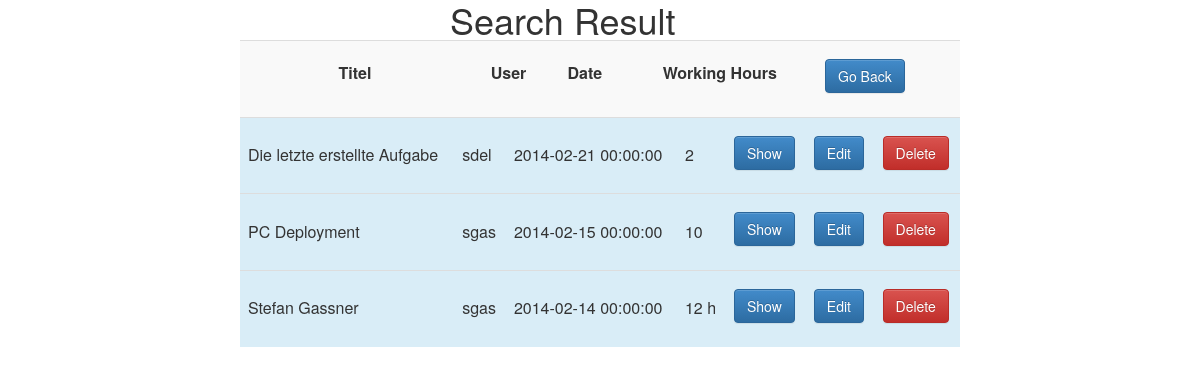
Screenshot of /search.php (signed in) with the database file from the repository.
### tables this page shows
CREATE TABLE `task` (
  `id_task` int(11) NOT NULL AUTO_INCREMENT,
  `fs_user` int(11) NOT NULL,
  `title` varchar(45) NOT NULL,
  `date` datetime NOT NULL,
  `description` varchar(500) DEFAULT NULL,
  `worktime` varchar(45) DEFAULT NULL,
  PRIMARY KEY (`id_task`,`fs_user`),
  KEY `fk_task_user_idx` (`fs_user`),
  CONSTRAINT `fk_task_user` FOREIGN KEY (`fs_user`) REFERENCES `user` (`id_user`) ON DELETE NO ACTION ON UPDATE NO ACTION
);

CREATE TABLE `user` (
  `id_user` int(11) NOT NULL AUTO_INCREMENT,
  `username` varchar(45) NOT NULL,
  `password` varchar(45) NOT NULL,
  `firstname` varchar(45) NOT NULL,
  `surname` varchar(45) NOT NULL,
  `mail` varchar(45) DEFAULT NULL,
  PRIMARY KEY (`id_user`)
);

### search.php (the view, shortened to what this page needs)
    <html xmlns="http://www.w3.org/1999/xhtml" xml:lang="de" lang="de">
    <head>
        <link rel="stylesheet" href="/css/bootstrap.min.css">
        <link rel="stylesheet" href="/css/bootstrap-theme.min.css">
    </head>
    <body>
    <h1 style="margin: 0  auto;width: 300px">Search Result</h1>
    <table class="table table-striped" style="width: 60%; margin-bottom: 0px; margin: 0 auto;">
        <tr>
            <td style="vertical-align:middle;text-align:center; width: 230px"><p style="text-align: center"><b>Titel</b></p></td>
            <td style="vertical-align:middle;text-align:center; "><p style="text-align: center"><b>User</b></p></td>
            <td style="vertical-align:middle;text-align:center;"><p style="text-align: center" ><b>Date</b></p></td>
            <td style="vertical-align:middle;text-align:center;"><p style="text-align: center"><b>Working Hours</b></p></td>
            <td style="vertical-align:middle;"><form action="show_all_tasks.php" method="post"><button style='margin-top: 10px' type=submit name=goback class='btn btn-primary' >Go Back</button></form></td>
    </table>
    </body>
    </html>
<?php
$usertouserid = mysql_fetch_object(mysql_query("Select * from user where username like '%".$_POST['search'] ."%'"));
$query=mysql_query("SELECT * FROM task WHERE fs_user like '".$usertouserid->id_user."' OR title like '%".$_POST['search'] ."%' OR date like '%".$_POST['search'] ."%' OR description like '%".$_POST['search'] ."%' OR worktime like '%".$_POST['search'] ."%'");
echo "<table class='table table-striped' style='width: 60% ;margin: 0 auto;'>";
while($result = mysql_fetch_object($query))
{
    $runuser = mysql_fetch_object(mysql_query("Select * from user where id_user=$result->fs_user"));
    echo "<tr class=info>";
    echo "<td style=vertical-align:middle;>", $result->title, "</td>";
    echo "<td style=vertical-align:middle;>", $runuser->username, "</td>";
    echo "<td style=vertical-align:middle;>", $result->date, "</td>";
    echo "<td style=vertical-align:middle;>", $result->worktime, "</td>";
    echo "<div style=vertical-align: middle ;><td style=vertical-align:middle;><form style='margin-top: 10px' action='task/show_task.php' method='post'><button type=submit name=show_task class='btn btn-primary' >Show</button><input type='hidden' name='id_task' value='$result->id_task'></form></td>";
    echo "<td><form action='task/edit_task.php' method='post'><button style='margin-top: 10px' type=submit name=edit_task class='btn btn-primary' >Edit</button><input type='hidden' name='id_task' value='$result->id_task'></form></td>";
    echo "<td><form action='task/delete_task.php' method='post'><button style='margin-top: 10px' class='btn btn-danger'>Delete<input type='hidden' name='id_task' value='$result->id_task'> <input type='hidden' name='delete'></button></form></td>";
    echo "<tr></div>";
}
echo "</table>";
?>

### rows the page displays
task: title "Die letzte erstellte Aufgabe", fs_user.username "sdel", date "2014-02-21 00:00:00", worktime "2"
task: title "PC Deployment", fs_user.username "sgas", date "2014-02-15 00:00:00", worktime "10"
task: title "Stefan Gassner", fs_user.username "sgas", date "2014-02-14 00:00:00", worktime "12 h"
